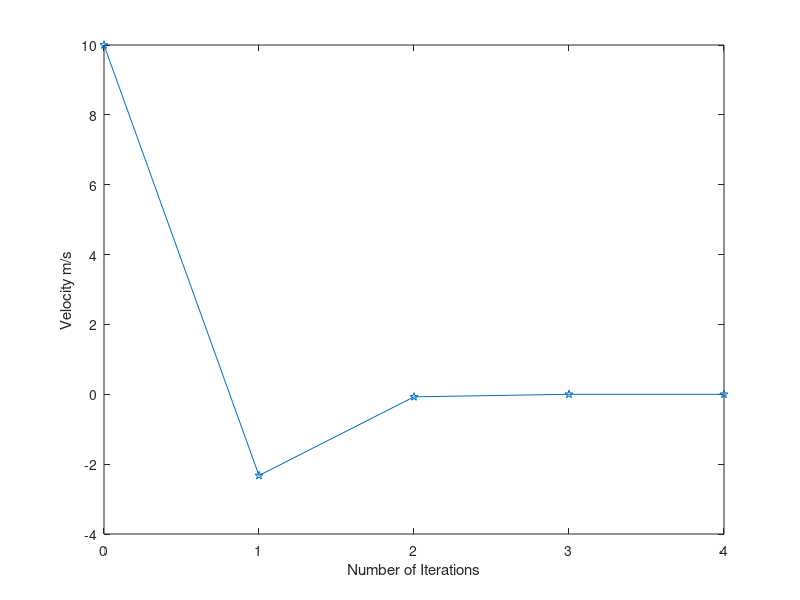

Write MATLAB code to recreate this figure.
% EMTH171: Case Study 1 Exercise 2 
% Name: 
% Analyzing a car of petrol power supply system with several factors

clear
clc
close all

% Motor out power(W)/ Sharf speed (RPM)
% Known values
m = 1500;    % Mass of car (Kg)
c_d = 0.3;   % Drag coefficient
area = 2;    % Frontal area (m^2)
c_rr = 0.010;% Rolling resistance 
a = 420;     % Engine parameters a (W.s/rad)
b = 0.44;    % Engine parameters b (W.s 2 /rad 2)
r_f = 3.50;  % Final drive ratio (m)
r_g = 0.8;   % Top gear with a gearbox ratio (m)
r_w = 0.205; % Wheel radius (m)
g = 9.81;    % Gravity coefficient (m/s^2)
air = 1.2;   % Air density (Kg/m^3)
% ========================Changeable Values in 4 Cases=====================
angle = 0 ;   % Gradient (degree)
acc = 0 ;     % Acceleration (m/s^2)
K = r_w/(r_f*r_g); % K 
%--------------------------------Function----------------------------------
f = @(v) c_d*area*(1/2)*air*v.^3 + m*g*sin(angle).*v + ...
    c_rr*m*g*cos(angle).*v + m*acc.*v - (a*v./K) + ((b*v.^2)/K^2);
d = @(v) 3*c_d*area*(1/2)*air*v.^2 + m*g*sin(angle) + ...
    c_rr*m*g*cos(angle) + m*acc - a/K + ((2*b*v)./K^2);
%---------------------------------Values-----------------------------------
N = 1000;    % 100 Iterations
v = 10;     % Initial guess
tol = 1e-4; % Tolerance value
%-----------------------------Processing-----------------------------------

for ii = 1 : N
    v(ii+1) = v(ii) - f(v(ii))/d(v(ii));
    if abs(v(ii+1)-v(ii)) < tol
        break
    end
end
%---------------------------------Plotting---------------------------------
xArray = 0 : 1 : ii;   %  X-axis
yArray = v            %  Y-axis 
figure(1)
plot(xArray, yArray,'-p')
ylabel('Velocity m/s')
xlabel('Number of Iterations')

